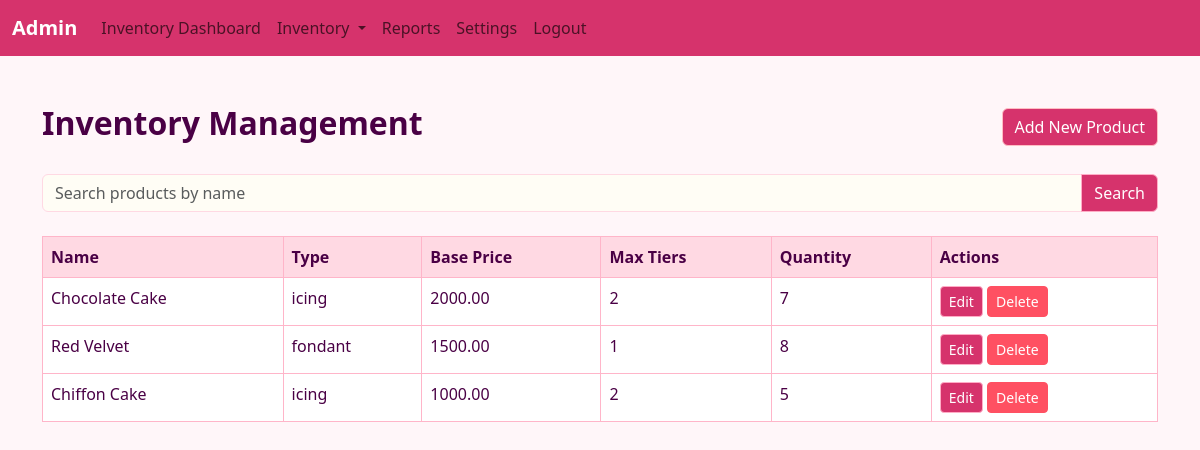
Screenshot of /source/Inventory/Inv_Products.php (signed in) with the database file from the repository.
### tables this page shows
CREATE TABLE `products` (
  `product_id` int(11) NOT NULL,
  `name` varchar(100) NOT NULL,
  `type` enum('fondant','semifondant','icing') NOT NULL,
  `base_price` decimal(10,2) NOT NULL,
  `max_tiers` int(11) NOT NULL,
  `quantity` int(11) NOT NULL
);

### source/Inventory/Inv_Products.php (the view, shortened to what this page needs)
<?php
include '../conn.php';
$search = '';
if (isset($_GET['search'])) {
    $search = $_GET['search'];
    $searchQuery = "%" . $search . "%";
    $stmt = $conn->prepare("SELECT * FROM Products WHERE name LIKE ?");
    $stmt->bind_param("s", $searchQuery);
    $stmt->execute();
    $result = $stmt->get_result();
} else {
    $result = $conn->query("SELECT * FROM Products");
}
?>
<!DOCTYPE html>
<html lang="en">
<head>
    <link href="https://cdn.jsdelivr.net/npm/bootstrap@5.3.0/dist/css/bootstrap.min.css" rel="stylesheet">
    <link rel="stylesheet" href="inventory-css/Inv_Products.css">
</head>
<body>
<nav class="navbar navbar-expand-lg">
        <div class="container-fluid">
            <a class="navbar-brand" href="../admin/admin-dashboard.php" id="navbarBrand">Admin</a>
            <div class="collapse navbar-collapse" id="navbarNav">
                <ul class="navbar-nav">
                    <li class="nav-item">
                        <a class="nav-link" href="dashboard.php">Inventory Dashboard</a>
                    </li>
                    <li class="nav-item dropdown">
                        <a class="nav-link dropdown-toggle" href="#" id="navbarDropdownInventory" role="button" data-bs-toggle="dropdown" aria-expanded="false">
                            Inventory
                        </a>
                    </li>
                    <li class="nav-item">
                        <a class="nav-link" href="Inv_Reports.php">Reports</a>
                    </li>
                    <li class="nav-item">
                        <a class="nav-link" href="#">Settings</a>
                    </li>
                    <li class="nav-item">
                        <a class="nav-link" href="logout.php">Logout</a>
                    </li>
                </ul>
            </div>
        </div>
    </nav>
    <div class="container mt-5">
        <div class="d-flex justify-content-between align-items-center mb-4">
            <h2>Inventory Management</h2>
            <button type="button" class="btn btn-success" data-bs-toggle="modal" data-bs-target="#addProductModal">
                Add New Product
            </button>
        </div>
        <form method="GET" class="mb-4">
            <div class="input-group">
                <input type="text" name="search" class="form-control" placeholder="Search products by name" value="<?php echo htmlspecialchars($search); ?>">
                <button type="submit" class="btn btn-primary">Search</button>
            </div>
        </form>
        <table class="table table-bordered">
            <thead>
                <tr>
                    <th>Name</th>
                    <th>Type</th>
                    <th>Base Price</th>
                    <th>Max Tiers</th>
                    <th>Quantity</th>
                    <th>Actions</th>
                </tr>
            </thead>
            <tbody>
                <?php while ($row = $result->fetch_assoc()): ?>
                    <tr>
                        <td><?php echo $row['name']; ?></td>
                        <td><?php echo $row['type']; ?></td>
                        <td><?php echo $row['base_price']; ?></td>
                        <td><?php echo $row['max_tiers']; ?></td>
                        <td><?php echo $row['quantity']; ?></td>
                        <td>
                            <button type="button" class="btn btn-primary btn-sm" data-bs-toggle="modal" data-bs-target="#editProductModal<?php echo $row['product_id']; ?>">
                                Edit
                            </button>
                            <form method="POST" style="display: inline-block;">
                                <button type="submit" name="delete_product" class="btn btn-danger btn-sm">Delete</button>
                            </form>
                        </td>
                    </tr>
                <?php endwhile; ?>
            </tbody>
        </table>
    </div>
</body>
</html>

### source/Inventory/inventory-css/Inv_Products.css (style rules this page uses)
body { background-color: #FFF6F9; }
.navbar { background-color: #d6336c; color: white; }
.navbar-brand { color: white; font-weight: bold; }
.table { background-color: #FFFDF5; border: 1px solid #FFB5C9; }
.table th { background-color: #FFD9E3; color: #4A0045; font-weight: bold; }
.table td { color: #4A0045; }
.btn-primary { background-color: #d6336c; border-color: #FFADC6; color: white; }
.btn-danger { background-color: #FF5062; border-color: #FF5062; color: white; }
.btn-success { background-color: #d6336c; border-color: #FFBDC4; color: white; }
.form-control { border: 1px solid #FFD9E3; background-color: #FFFDF5; color: #4A0045; }
h2, h3 { color: #4A0045; font-weight: bold; }

### rows the page displays
products: name "Chocolate Cake", type "icing", base_price "2000.00", max_tiers "2", quantity "7"
products: name "Red Velvet", type "fondant", base_price "1500.00", max_tiers "1", quantity "8"
products: name "Chiffon Cake", type "icing", base_price "1000.00", max_tiers "2", quantity "5"
